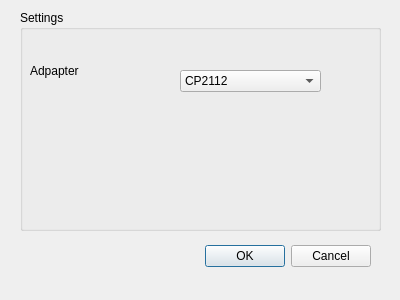
<?xml version="1.0" encoding="UTF-8"?>
<ui version="4.0">
 <class>SettingsDialog</class>
 <widget class="QDialog" name="SettingsDialog">
  <property name="geometry">
   <rect>
    <x>0</x>
    <y>0</y>
    <width>400</width>
    <height>300</height>
   </rect>
  </property>
  <property name="windowTitle">
   <string>Dialog</string>
  </property>
  <widget class="QDialogButtonBox" name="buttonBox">
   <property name="geometry">
    <rect>
     <x>30</x>
     <y>240</y>
     <width>341</width>
     <height>32</height>
    </rect>
   </property>
   <property name="orientation">
    <enum>Qt::Horizontal</enum>
   </property>
   <property name="standardButtons">
    <set>QDialogButtonBox::Cancel|QDialogButtonBox::Ok</set>
   </property>
  </widget>
  <widget class="QGroupBox" name="groupBox">
   <property name="geometry">
    <rect>
     <x>20</x>
     <y>10</y>
     <width>361</width>
     <height>221</height>
    </rect>
   </property>
   <property name="title">
    <string>Settings</string>
   </property>
   <widget class="QLabel" name="label">
    <property name="geometry">
     <rect>
      <x>10</x>
      <y>50</y>
      <width>61</width>
      <height>21</height>
     </rect>
    </property>
    <property name="text">
     <string>Adpapter</string>
    </property>
   </widget>
   <widget class="QComboBox" name="comboBox">
    <property name="geometry">
     <rect>
      <x>160</x>
      <y>60</y>
      <width>141</width>
      <height>22</height>
     </rect>
    </property>
    <item>
     <property name="text">
      <string>CP2112</string>
     </property>
    </item>
    <item>
     <property name="text">
      <string>STM32</string>
     </property>
    </item>
    <item>
     <property name="text">
      <string>MSP430</string>
     </property>
    </item>
    <item>
     <property name="text">
      <string>ARDUINO</string>
     </property>
    </item>
    <item>
     <property name="text">
      <string>Fake</string>
     </property>
    </item>
   </widget>
  </widget>
 </widget>
 <resources/>
 <connections>
  <connection>
   <sender>buttonBox</sender>
   <signal>accepted()</signal>
   <receiver>SettingsDialog</receiver>
   <slot>accept()</slot>
   <hints>
    <hint type="sourcelabel">
     <x>248</x>
     <y>254</y>
    </hint>
    <hint type="destinationlabel">
     <x>157</x>
     <y>274</y>
    </hint>
   </hints>
  </connection>
  <connection>
   <sender>buttonBox</sender>
   <signal>rejected()</signal>
   <receiver>SettingsDialog</receiver>
   <slot>reject()</slot>
   <hints>
    <hint type="sourcelabel">
     <x>316</x>
     <y>260</y>
    </hint>
    <hint type="destinationlabel">
     <x>286</x>
     <y>274</y>
    </hint>
   </hints>
  </connection>
 </connections>
</ui>
